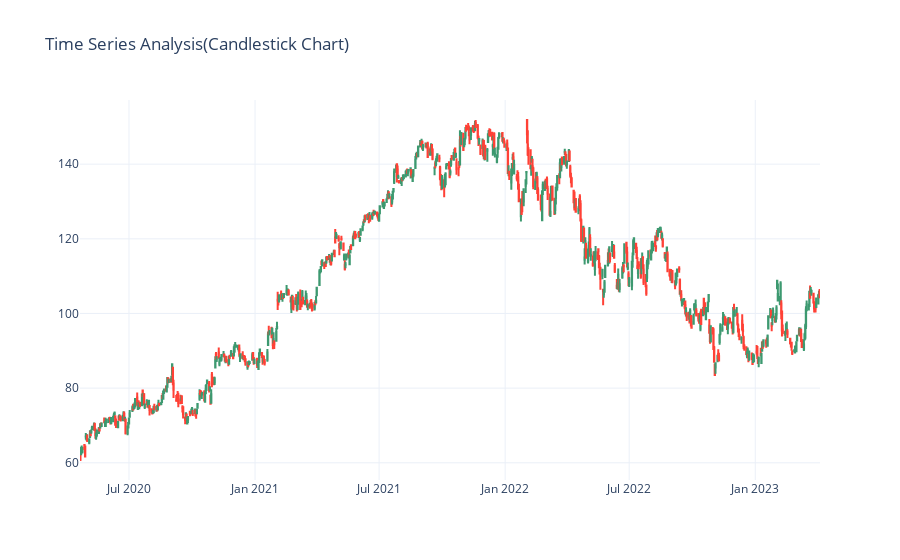

Source (notebook cell):
### Code cell
figure = go.Figure(data = [go.Candlestick(x=df.index,
                                        open = df["Open"],
                                        high = df["High"],
                                        low = df["Low"],
                                        close = df["Close"])])
figure.update_layout(title = "Time Series Analysis(Candlestick Chart)", 
                     xaxis_rangeslider_visible = False)
figure.show()

### Figure 1 — Plotly figure (JSON) as saved in the notebook; plotly's stock layout.template omitted (floating-point values rounded to 4 significant figures; data arrays with more than 128 entries replaced by an {"elided": "..."} marker saying what was removed)
{"data": [{"close": {"elided": "746 float values"}, "high": {"elided": "746 float values"}, "low": {"elided": "746 float values"}, "open": {"elided": "746 float values"}, "type": "candlestick", "x": {"elided": "746 str values"}}], "layout": {"title": {"text": "Time Series Analysis(Candlestick Chart)"}, "xaxis": {"rangeslider": {"visible": false}}}}
